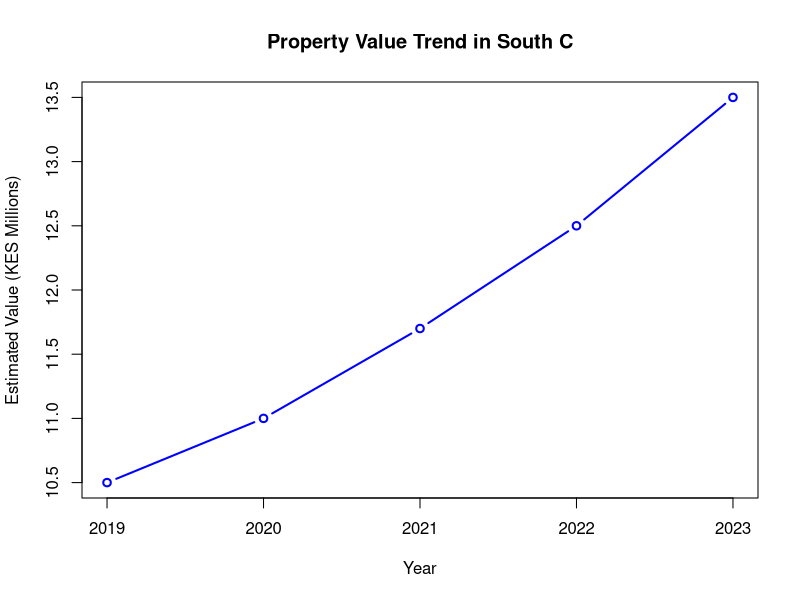

This chart was generated by the following R code:
## ---- chunk 1
#| echo: false
#| warning: false
#| message: false
# Example price trend (mock)
plot(c(2019, 2020, 2021, 2022, 2023), c(10.5, 11.0, 11.7, 12.5, 13.5),
     type = "b", col = "blue", lwd = 2,
     xlab = "Year", ylab = "Estimated Value (KES Millions)",
     main = "Property Value Trend in South C")
